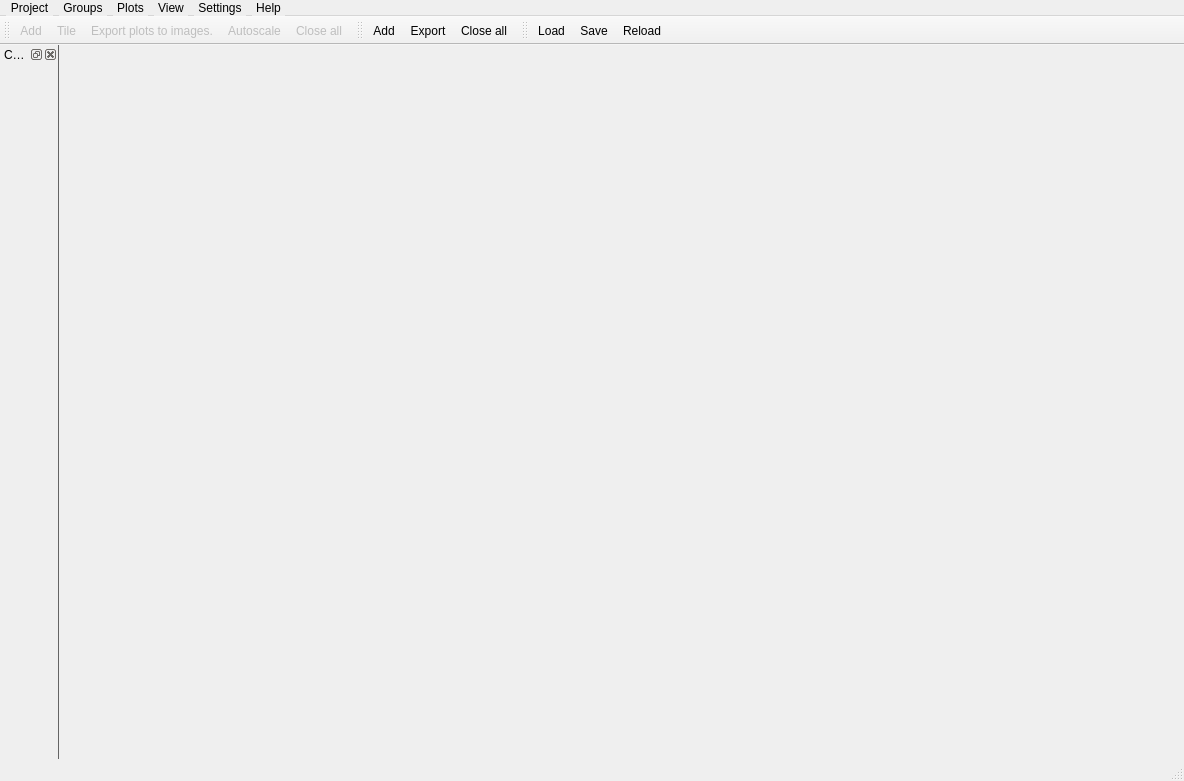
<?xml version="1.0" encoding="UTF-8"?>
<ui version="4.0">
 <class>MainWindow</class>
 <widget class="QMainWindow" name="MainWindow">
  <property name="geometry">
   <rect>
    <x>0</x>
    <y>0</y>
    <width>1184</width>
    <height>781</height>
   </rect>
  </property>
  <property name="windowTitle">
   <string>Rragraph - lightweight plotter</string>
  </property>
  <property name="windowIcon">
   <iconset resource="res.qrc">
    <normaloff>:/res/mainWindow/mainIcon.png</normaloff>:/res/mainWindow/mainIcon.png</iconset>
  </property>
  <property name="styleSheet">
   <string notr="true">QMainWindow::separator{
     background: rgb(100, 100, 100);
     width: 1px;
     height: 1px;
}

QMainWindow::separator:hover{
    background: red;
}
</string>
  </property>
  <widget class="QWidget" name="centralWidget"/>
  <widget class="QMenuBar" name="menuBar">
   <property name="geometry">
    <rect>
     <x>0</x>
     <y>0</y>
     <width>1184</width>
     <height>17</height>
    </rect>
   </property>
   <property name="styleSheet">
    <string notr="true">QMenu{
    background-color: white;
    margin: 1px; /* some spacing around the menu */
}

QMenu::item {
    padding: 2px 25px 2px 20px;
    border: 1px solid transparent; /* reserve space for selection border */
}

QMenu::item:selected {
    border-color: #555555;
}

QMenu::icon:checked { /* appearance of a 'checked' icon */
    background: gray;
    border: 1px inset gray;
    position: absolute;
    top: 1px;
    right: 1px;
    bottom: 1px;
    left: 1px;
}

QMenu::separator {
    height: 2px;
    background: darkgray;
    margin-left: 10px;
    margin-right: 5px;
}

QMenu::indicator {
    width: 13px;
    height: 13px;
}
QMenuBar {
    background: qlineargradient(
        x1: 0, y1: 0, x2: 0, y2: 1,
        stop: 0      #777777, 
        stop: 0.25 #999999,
        stop: 0.5   #aaaaaa, 
        stop: 0.75 #cccccc, 
        stop: 1.0    #dddddd
    );
    color:black;
}

QMenuBar::item {
    spacing: 3px; /* spacing between menu bar items */
    padding: 1px 4px;
    background: transparent;
    border-radius: 2px;
}

QMenuBar::item:selected { /* when selected using mouse or keyboard */
    color: white;
}</string>
   </property>
   <widget class="QMenu" name="menuProject">
    <property name="title">
     <string>Project</string>
    </property>
   </widget>
   <widget class="QMenu" name="menuGroups">
    <property name="title">
     <string>Groups</string>
    </property>
    <addaction name="actionAddOneGroup"/>
    <addaction name="actionExportAllGroupsToImages"/>
    <addaction name="actionCloseAllGroups"/>
   </widget>
   <widget class="QMenu" name="menuPlots">
    <property name="enabled">
     <bool>false</bool>
    </property>
    <property name="title">
     <string>Plots</string>
    </property>
    <widget class="QMenu" name="menuPlotsTiling">
     <property name="enabled">
      <bool>false</bool>
     </property>
     <property name="title">
      <string>Tiling</string>
     </property>
    </widget>
    <addaction name="actionAddPlot"/>
    <addaction name="actionCloseAllPlots"/>
    <addaction name="actionTile"/>
    <addaction name="actionExportPlotsToImages"/>
    <addaction name="actionAutoScaleAllPlots"/>
    <addaction name="menuPlotsTiling"/>
   </widget>
   <widget class="QMenu" name="menuView">
    <property name="title">
     <string>View</string>
    </property>
    <addaction name="actionVisibilityProjectToolBar"/>
    <addaction name="actionVisibilityPlotsToolBar"/>
    <addaction name="actionVisibilityGroupsToolBar"/>
    <addaction name="separator"/>
    <addaction name="actionShowExitDialog"/>
    <addaction name="separator"/>
    <addaction name="actionVisibilityCommonSettings"/>
   </widget>
   <widget class="QMenu" name="menuSamples">
    <property name="title">
     <string>Settings</string>
    </property>
    <widget class="QMenu" name="menuLanguages">
     <property name="title">
      <string>Languages</string>
     </property>
    </widget>
    <addaction name="actionShowSamplesManager"/>
    <addaction name="menuLanguages"/>
   </widget>
   <widget class="QMenu" name="menuHelp">
    <property name="title">
     <string>Help</string>
    </property>
    <addaction name="actionAbout"/>
   </widget>
   <addaction name="menuProject"/>
   <addaction name="menuGroups"/>
   <addaction name="menuPlots"/>
   <addaction name="menuView"/>
   <addaction name="menuSamples"/>
   <addaction name="menuHelp"/>
  </widget>
  <widget class="QToolBar" name="toolBarPlots">
   <property name="enabled">
    <bool>false</bool>
   </property>
   <property name="windowTitle">
    <string>Actions for plots</string>
   </property>
   <attribute name="toolBarArea">
    <enum>TopToolBarArea</enum>
   </attribute>
   <attribute name="toolBarBreak">
    <bool>false</bool>
   </attribute>
   <addaction name="actionAddPlot"/>
   <addaction name="actionTile"/>
   <addaction name="actionExportPlotsToImages"/>
   <addaction name="actionAutoScaleAllPlots"/>
   <addaction name="actionCloseAllPlots"/>
  </widget>
  <widget class="QStatusBar" name="statusBar"/>
  <widget class="QToolBar" name="toolBarGroups">
   <property name="windowTitle">
    <string>Actions for groups</string>
   </property>
   <attribute name="toolBarArea">
    <enum>TopToolBarArea</enum>
   </attribute>
   <attribute name="toolBarBreak">
    <bool>false</bool>
   </attribute>
   <addaction name="actionAddOneGroup"/>
   <addaction name="actionExportAllGroupsToImages"/>
   <addaction name="actionCloseAllGroups"/>
  </widget>
  <widget class="QToolBar" name="toolBarProject">
   <property name="windowTitle">
    <string>Actions for project</string>
   </property>
   <attribute name="toolBarArea">
    <enum>TopToolBarArea</enum>
   </attribute>
   <attribute name="toolBarBreak">
    <bool>false</bool>
   </attribute>
   <addaction name="actionLoadProject"/>
   <addaction name="actionSaveProject"/>
   <addaction name="actionReloadProject"/>
  </widget>
  <widget class="QDockWidget" name="commonSettings">
   <property name="styleSheet">
    <string notr="true"/>
   </property>
   <property name="allowedAreas">
    <set>Qt::LeftDockWidgetArea|Qt::RightDockWidgetArea</set>
   </property>
   <property name="windowTitle">
    <string>Common settings</string>
   </property>
   <attribute name="dockWidgetArea">
    <number>1</number>
   </attribute>
   <widget class="QWidget" name="dockWidgetContents"/>
  </widget>
  <action name="actionAddPlot">
   <property name="enabled">
    <bool>true</bool>
   </property>
   <property name="icon">
    <iconset resource="res.qrc">
     <normaloff>:/res/mainWindow/addPlot.png</normaloff>:/res/mainWindow/addPlot.png</iconset>
   </property>
   <property name="text">
    <string>Add</string>
   </property>
   <property name="toolTip">
    <string>Add new plot to current group.</string>
   </property>
   <property name="statusTip">
    <string>Add new plot to current group.</string>
   </property>
  </action>
  <action name="actionCloseAllPlots">
   <property name="icon">
    <iconset resource="res.qrc">
     <normaloff>:/res/mainWindow/closeAllPlots.png</normaloff>:/res/mainWindow/closeAllPlots.png</iconset>
   </property>
   <property name="text">
    <string>Close all</string>
   </property>
   <property name="toolTip">
    <string>Close all plots of current group.</string>
   </property>
   <property name="statusTip">
    <string>Close all plots of current group.</string>
   </property>
  </action>
  <action name="actionTile">
   <property name="icon">
    <iconset resource="res.qrc">
     <normaloff>:/res/mainWindow/tile.png</normaloff>:/res/mainWindow/tile.png</iconset>
   </property>
   <property name="text">
    <string>Tile</string>
   </property>
   <property name="toolTip">
    <string>Tile plots of current group.</string>
   </property>
   <property name="statusTip">
    <string>Tile plots of current group.</string>
   </property>
  </action>
  <action name="actionExportPlotsToImages">
   <property name="icon">
    <iconset resource="res.qrc">
     <normaloff>:/res/mainWindow/exportAllPlotsToImages.png</normaloff>:/res/mainWindow/exportAllPlotsToImages.png</iconset>
   </property>
   <property name="text">
    <string>Export plots to images.</string>
   </property>
   <property name="toolTip">
    <string>Export all plots of current group to png format.</string>
   </property>
   <property name="statusTip">
    <string>Export all plots of current group to png format.</string>
   </property>
  </action>
  <action name="actionExportAllGroupsToImages">
   <property name="icon">
    <iconset resource="res.qrc">
     <normaloff>:/res/mainWindow/exportAllGroupsToImages.png</normaloff>:/res/mainWindow/exportAllGroupsToImages.png</iconset>
   </property>
   <property name="text">
    <string>Export</string>
   </property>
   <property name="toolTip">
    <string>Export all groups to png images.</string>
   </property>
   <property name="statusTip">
    <string>Export all groups to png images.</string>
   </property>
  </action>
  <action name="actionAddOneGroup">
   <property name="icon">
    <iconset resource="res.qrc">
     <normaloff>:/res/mainWindow/addGroup.png</normaloff>:/res/mainWindow/addGroup.png</iconset>
   </property>
   <property name="text">
    <string>Add</string>
   </property>
   <property name="toolTip">
    <string>Add new group to project.</string>
   </property>
   <property name="statusTip">
    <string>Add new group to project.</string>
   </property>
  </action>
  <action name="actionCloseAllGroups">
   <property name="icon">
    <iconset resource="res.qrc">
     <normaloff>:/res/mainWindow/closeAllGroups.png</normaloff>:/res/mainWindow/closeAllGroups.png</iconset>
   </property>
   <property name="text">
    <string>Close all</string>
   </property>
   <property name="toolTip">
    <string>Close all groups.</string>
   </property>
   <property name="statusTip">
    <string>Close all groups.</string>
   </property>
  </action>
  <action name="actionVerticalStraight">
   <property name="checkable">
    <bool>true</bool>
   </property>
   <property name="text">
    <string>Vertical straight</string>
   </property>
   <property name="toolTip">
    <string>The plots of current group will be rearranged as a vertical list. If you insert a new plot, he will be insert to top of plot's list.</string>
   </property>
   <property name="statusTip">
    <string>The plots of current group will be rearranged as a vertical list. If you insert a new plot, he will be insert to top of plot's list.</string>
   </property>
  </action>
  <action name="actionVerticalReverse">
   <property name="checkable">
    <bool>true</bool>
   </property>
   <property name="text">
    <string>Vertical reverse</string>
   </property>
   <property name="toolTip">
    <string>The plots of current group will be rearranged at vertical. If you insert a new plot, he will be added in bottom of plot's list.</string>
   </property>
   <property name="statusTip">
    <string>The plots of current group will be rearranged at vertical. If you insert a new plot, he will be added in bottom of plot's list.</string>
   </property>
  </action>
  <action name="actionGridHorizontal">
   <property name="checkable">
    <bool>true</bool>
   </property>
   <property name="text">
    <string>Grid horizontal</string>
   </property>
   <property name="toolTip">
    <string>The plots of current group will be rearranged as grid. If you insert a new plot, he will be added in left position of top row.</string>
   </property>
   <property name="statusTip">
    <string>The plots of current group will be rearranged as grid. If you insert a new plot, he will be added in left position of top row.</string>
   </property>
  </action>
  <action name="actionAutoScaleAllPlots">
   <property name="icon">
    <iconset resource="res.qrc">
     <normaloff>:/res/mainWindow/scalePlots.png</normaloff>:/res/mainWindow/scalePlots.png</iconset>
   </property>
   <property name="text">
    <string>Autoscale</string>
   </property>
   <property name="toolTip">
    <string>Scale all plots of current groups.</string>
   </property>
   <property name="statusTip">
    <string>Scale all plots of current groups.</string>
   </property>
  </action>
  <action name="actionLoadProject">
   <property name="icon">
    <iconset resource="res.qrc">
     <normaloff>:/res/mainWindow/loadProject.png</normaloff>:/res/mainWindow/loadProject.png</iconset>
   </property>
   <property name="text">
    <string>Load</string>
   </property>
   <property name="toolTip">
    <string>Load project.</string>
   </property>
   <property name="statusTip">
    <string>Load project.</string>
   </property>
  </action>
  <action name="actionReloadProject">
   <property name="icon">
    <iconset resource="res.qrc">
     <normaloff>:/res/mainWindow/reloadProject.png</normaloff>:/res/mainWindow/reloadProject.png</iconset>
   </property>
   <property name="text">
    <string>Reload</string>
   </property>
   <property name="toolTip">
    <string>Reload current project.</string>
   </property>
   <property name="statusTip">
    <string>Reload current project.</string>
   </property>
  </action>
  <action name="actionSaveProject">
   <property name="icon">
    <iconset resource="res.qrc">
     <normaloff>:/res/mainWindow/saveProject.png</normaloff>:/res/mainWindow/saveProject.png</iconset>
   </property>
   <property name="text">
    <string>Save</string>
   </property>
   <property name="toolTip">
    <string>Save current project.</string>
   </property>
   <property name="statusTip">
    <string>Save current project.</string>
   </property>
  </action>
  <action name="actionVisibilityProjectToolBar">
   <property name="checkable">
    <bool>true</bool>
   </property>
   <property name="checked">
    <bool>true</bool>
   </property>
   <property name="text">
    <string>Project tool bar</string>
   </property>
  </action>
  <action name="actionVisibilityPlotsToolBar">
   <property name="checkable">
    <bool>true</bool>
   </property>
   <property name="checked">
    <bool>true</bool>
   </property>
   <property name="text">
    <string>Plots tool bar</string>
   </property>
  </action>
  <action name="actionVisibilityGroupsToolBar">
   <property name="checkable">
    <bool>true</bool>
   </property>
   <property name="checked">
    <bool>true</bool>
   </property>
   <property name="text">
    <string>Groups tool bar</string>
   </property>
  </action>
  <action name="actionVisibilityCommonSettings">
   <property name="checkable">
    <bool>true</bool>
   </property>
   <property name="checked">
    <bool>true</bool>
   </property>
   <property name="text">
    <string>Common settings</string>
   </property>
  </action>
  <action name="actionShowSamplesManager">
   <property name="enabled">
    <bool>false</bool>
   </property>
   <property name="text">
    <string>Show samples manager</string>
   </property>
  </action>
  <action name="actionSaveAs">
   <property name="text">
    <string>Save as</string>
   </property>
   <property name="toolTip">
    <string>Save project as</string>
   </property>
  </action>
  <action name="actionClose">
   <property name="text">
    <string>Close</string>
   </property>
   <property name="toolTip">
    <string>Close project</string>
   </property>
  </action>
  <action name="actionShowExitDialog">
   <property name="checkable">
    <bool>true</bool>
   </property>
   <property name="checked">
    <bool>true</bool>
   </property>
   <property name="text">
    <string>Show exit dialog</string>
   </property>
  </action>
  <action name="actionAbout">
   <property name="text">
    <string>About</string>
   </property>
   <property name="toolTip">
    <string>Show information about Rragraph</string>
   </property>
   <property name="statusTip">
    <string>Show information about Rragraph</string>
   </property>
  </action>
 </widget>
 <layoutdefault spacing="6" margin="11"/>
 <resources>
  <include location="res.qrc"/>
 </resources>
 <connections>
  <connection>
   <sender>actionVisibilityPlotsToolBar</sender>
   <signal>toggled(bool)</signal>
   <receiver>toolBarPlots</receiver>
   <slot>setVisible(bool)</slot>
   <hints>
    <hint type="sourcelabel">
     <x>-1</x>
     <y>-1</y>
    </hint>
    <hint type="destinationlabel">
     <x>90</x>
     <y>36</y>
    </hint>
   </hints>
  </connection>
  <connection>
   <sender>toolBarPlots</sender>
   <signal>visibilityChanged(bool)</signal>
   <receiver>actionVisibilityPlotsToolBar</receiver>
   <slot>setChecked(bool)</slot>
   <hints>
    <hint type="sourcelabel">
     <x>90</x>
     <y>36</y>
    </hint>
    <hint type="destinationlabel">
     <x>-1</x>
     <y>-1</y>
    </hint>
   </hints>
  </connection>
  <connection>
   <sender>actionVisibilityProjectToolBar</sender>
   <signal>toggled(bool)</signal>
   <receiver>toolBarProject</receiver>
   <slot>setVisible(bool)</slot>
   <hints>
    <hint type="sourcelabel">
     <x>-1</x>
     <y>-1</y>
    </hint>
    <hint type="destinationlabel">
     <x>739</x>
     <y>36</y>
    </hint>
   </hints>
  </connection>
  <connection>
   <sender>actionVisibilityGroupsToolBar</sender>
   <signal>toggled(bool)</signal>
   <receiver>toolBarGroups</receiver>
   <slot>setVisible(bool)</slot>
   <hints>
    <hint type="sourcelabel">
     <x>-1</x>
     <y>-1</y>
    </hint>
    <hint type="destinationlabel">
     <x>238</x>
     <y>36</y>
    </hint>
   </hints>
  </connection>
  <connection>
   <sender>toolBarGroups</sender>
   <signal>visibilityChanged(bool)</signal>
   <receiver>actionVisibilityGroupsToolBar</receiver>
   <slot>setChecked(bool)</slot>
   <hints>
    <hint type="sourcelabel">
     <x>238</x>
     <y>36</y>
    </hint>
    <hint type="destinationlabel">
     <x>-1</x>
     <y>-1</y>
    </hint>
   </hints>
  </connection>
  <connection>
   <sender>toolBarProject</sender>
   <signal>visibilityChanged(bool)</signal>
   <receiver>actionVisibilityProjectToolBar</receiver>
   <slot>setChecked(bool)</slot>
   <hints>
    <hint type="sourcelabel">
     <x>739</x>
     <y>36</y>
    </hint>
    <hint type="destinationlabel">
     <x>-1</x>
     <y>-1</y>
    </hint>
   </hints>
  </connection>
  <connection>
   <sender>actionVisibilityCommonSettings</sender>
   <signal>toggled(bool)</signal>
   <receiver>commonSettings</receiver>
   <slot>setVisible(bool)</slot>
   <hints>
    <hint type="sourcelabel">
     <x>-1</x>
     <y>-1</y>
    </hint>
    <hint type="destinationlabel">
     <x>28</x>
     <y>407</y>
    </hint>
   </hints>
  </connection>
  <connection>
   <sender>commonSettings</sender>
   <signal>visibilityChanged(bool)</signal>
   <receiver>actionVisibilityCommonSettings</receiver>
   <slot>setChecked(bool)</slot>
   <hints>
    <hint type="sourcelabel">
     <x>28</x>
     <y>407</y>
    </hint>
    <hint type="destinationlabel">
     <x>-1</x>
     <y>-1</y>
    </hint>
   </hints>
  </connection>
 </connections>
</ui>
